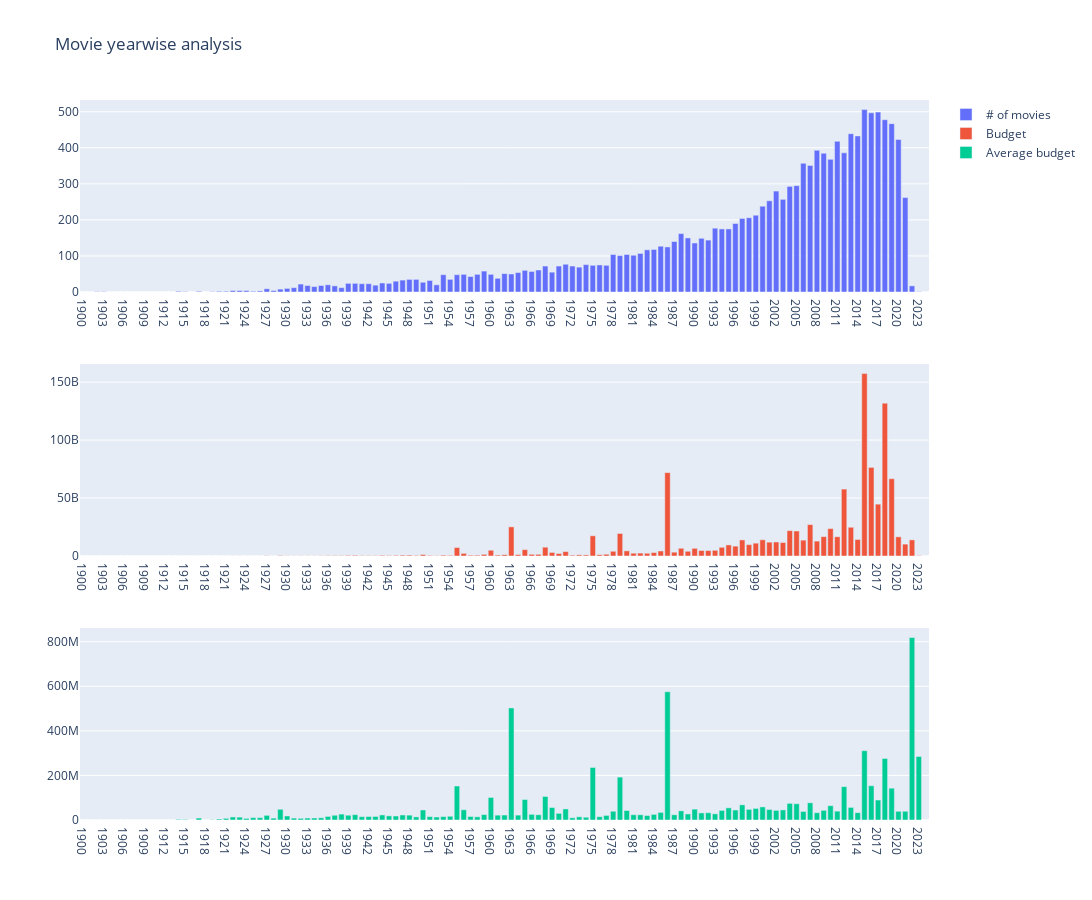

Notebook code for this chart:
### Code cell
num_row, num_col = 3, 1
fig = make_subplots(rows=num_row, cols=num_col)

fig.add_trace(
    go.Bar(x=years, y=num_movies_arr, name="# of movies"),
    1, 1
)

fig.add_trace(
    go.Bar(x=years, y=sum_budget, name="Budget"),
    2, 1
)

fig.add_trace(
    go.Bar(x=years, y=avg_budget, name="Average budget"),
    3, 1
)

fig.update_layout(
    height=900, 
    width=1200,
    title_text="Movie yearwise analysis"
)
